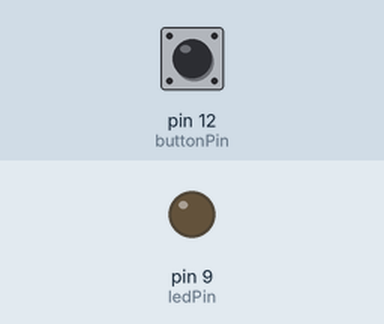
This sketch was run on a simulated Arduino Uno, built with avr-gcc and run on an emulated ATmega328P. Shown: output pins drawn as LEDs (lit = HIGH). Inputs (shaded band) come from the test bench; at power-on: pin 12 (buttonPin) HIGH.

Above: at 1.2 s.
1.3 s: pin 12 (buttonPin) pulled LOW for 0.15 s
At 2.5 s:
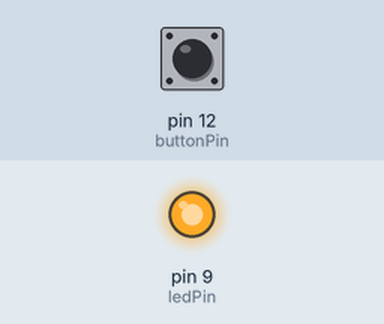
2.9 s: pin 12 (buttonPin) pulled LOW for 1 s
At 3.9 s:
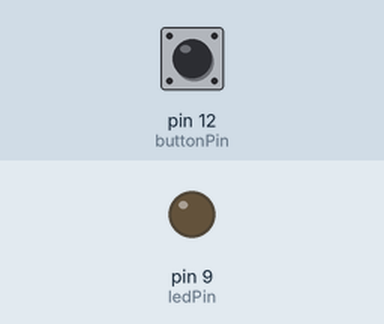
5.4 s: pin 12 (buttonPin) pulled LOW for 3.2 s
At 5.8 s:
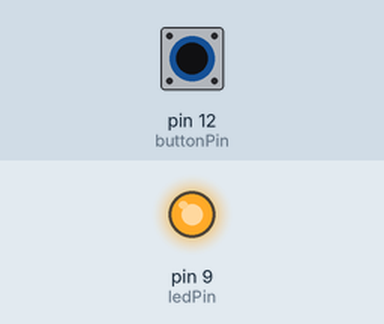
Timing chart, 0 to 8.4 s (numbered marks = the images above; inputs shaded):
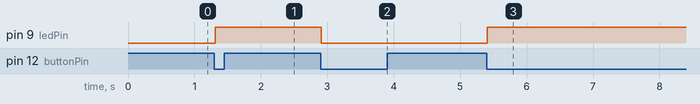

The sketch:

Button_Toggle_LED.ino
```cpp
int buttonPin = 12 ;      // designates pin 12 to buttonPin
int ledPin = 9 ;          // designates pin 9 to ledPin
bool isLighting = false;  // defines a variable to store the state of the LED

void setup() {
  pinMode (buttonPin, INPUT) ; // sets pin 12 to an input
  pinMode (ledPin, OUTPUT) ;   // sets pin 9 to an output
}

void loop() {
  if (digitalRead(buttonPin) == LOW) {        // checks the state of buttonPin
    delay (10);
    if (digitalRead(buttonPin) == LOW) {      // checks the state of buttonPin again
      reverseLED() ;                          // runs the reverseLED function
      while (digitalRead(buttonPin) == LOW) ; // waits for the button to be released
      delay (10);
      }
    }
  }

void reverseLED() {
  if (isLighting) {
    digitalWrite (ledPin, LOW);  // turns the LED off
    isLighting = false;          // stores the state of the LED
  }
  else {
    digitalWrite (ledPin, HIGH); // turns the LED on
    isLighting = true;           // stores the state of the LED
  }
}
```

Measured:
- after the input at 1.3 s, pin 9 (ledPin): LOW → HIGH at once
- after the input at 2.9 s, pin 9 (ledPin): HIGH → LOW at once
- after the input at 5.4 s, pin 9 (ledPin): LOW → HIGH at once
